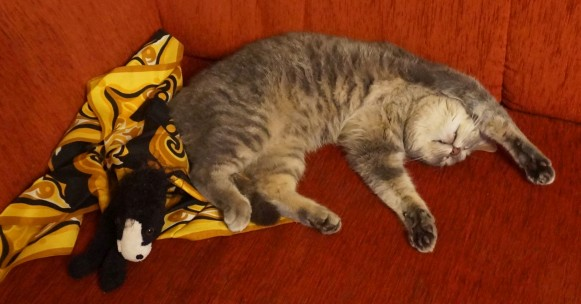
#> input picture practice/GolyoAlszik_rs.jpg, 581 x 304 px
$ python 02_02_crop.py
#> lines starting #> are read from the running program, lines starting #| are printed output that depends on the picture; after the words box and inside, x2 and y2 are one past the last pixel; in counts of white or black regions, pixels touching at a corner belong together
import cv2

im = cv2.imread('GolyoAlszik_rs.jpg', cv2.IMREAD_COLOR)
#> im is the input picture: shape (304, 581, 3); mean B, G, R 24.2, 56.2, 125.7

# Image cropping; specify row and column range, cat head part
im_cropped = im[82:172, 396:486]
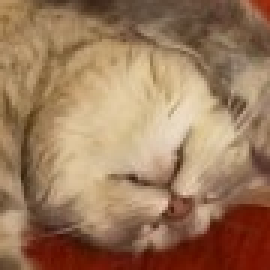
#> im_cropped: shape (90, 90, 3) (shown 3 times larger); mean B, G, R 92.1, 121.9, 155.9
# Copy the cropped part to a new image of the same size
im[10:100, 20:110] = im_cropped
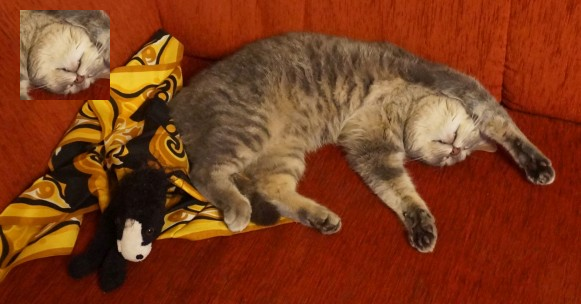
#> im: shape (304, 581, 3); 4.59% of pixels changed, all inside (x1, y1, x2, y2) = (20, 10, 110, 100)

cv2.imshow('image', im)
cv2.imshow('cropped', im_cropped)

cv2.waitKey(0)

$ run again, with practice/FCards_01.jpg copied over practice/GolyoAlszik_rs.jpg
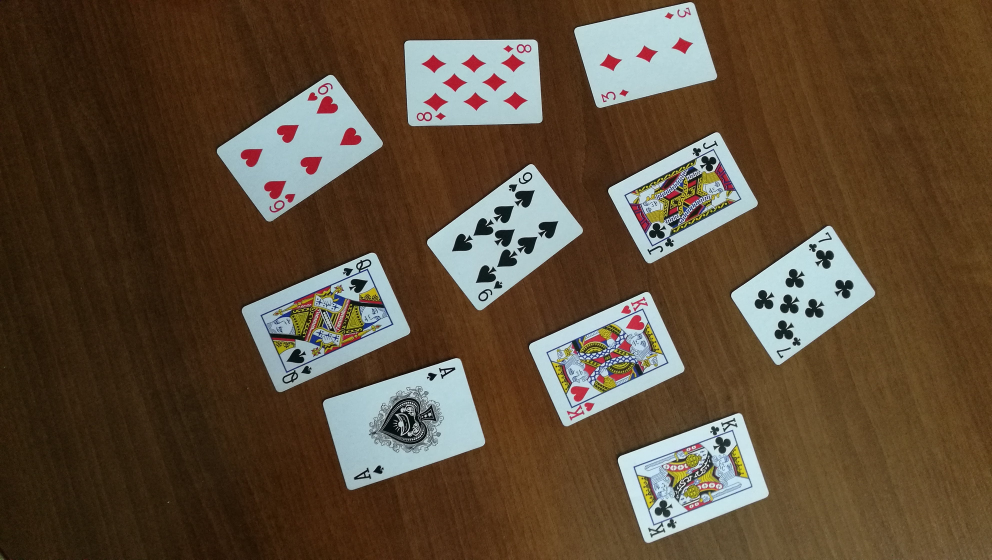
#> input picture practice/FCards_01.jpg, 3968 x 2240 px (shown at 1/4 size)
#> im is the input picture: shape (2240, 3968, 3); mean B, G, R 55.6, 75.3, 93.4
#> `im_cropped = im[82:172, 396:486]`:
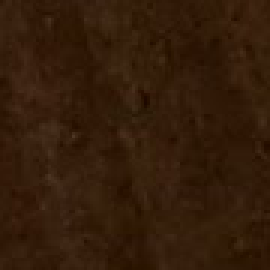
#> im_cropped: shape (90, 90, 3) (shown 3 times larger); mean B, G, R 10, 28.6, 51.6

$ run again, with practice/FCards_02.jpg copied over practice/GolyoAlszik_rs.jpg
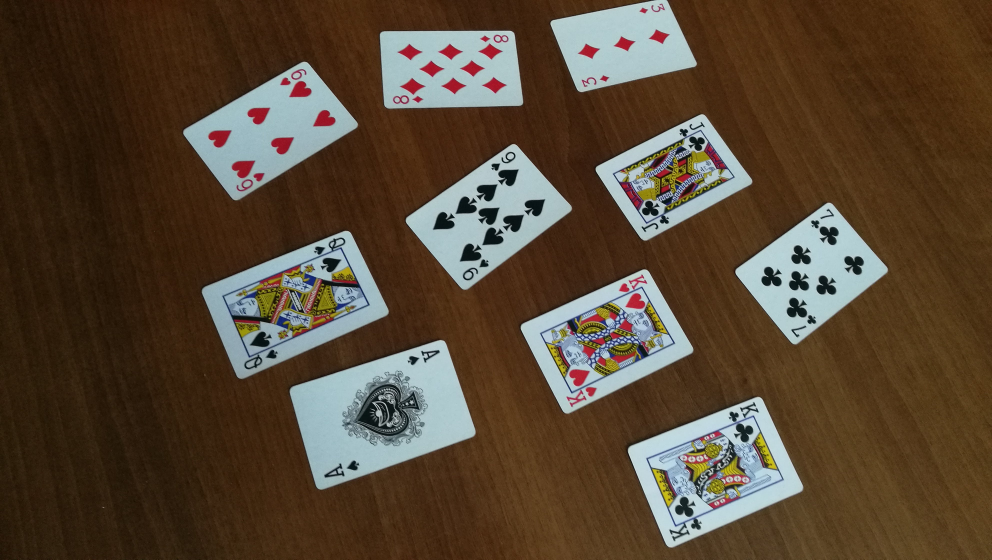
#> input picture practice/FCards_02.jpg, 3968 x 2240 px (shown at 1/4 size)
#> im is the input picture: shape (2240, 3968, 3); mean B, G, R 52.9, 70.9, 87.4
#> `im_cropped = im[82:172, 396:486]`:
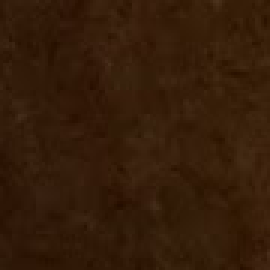
#> im_cropped: shape (90, 90, 3) (shown 3 times larger); mean B, G, R 9.2, 28.5, 52.7
